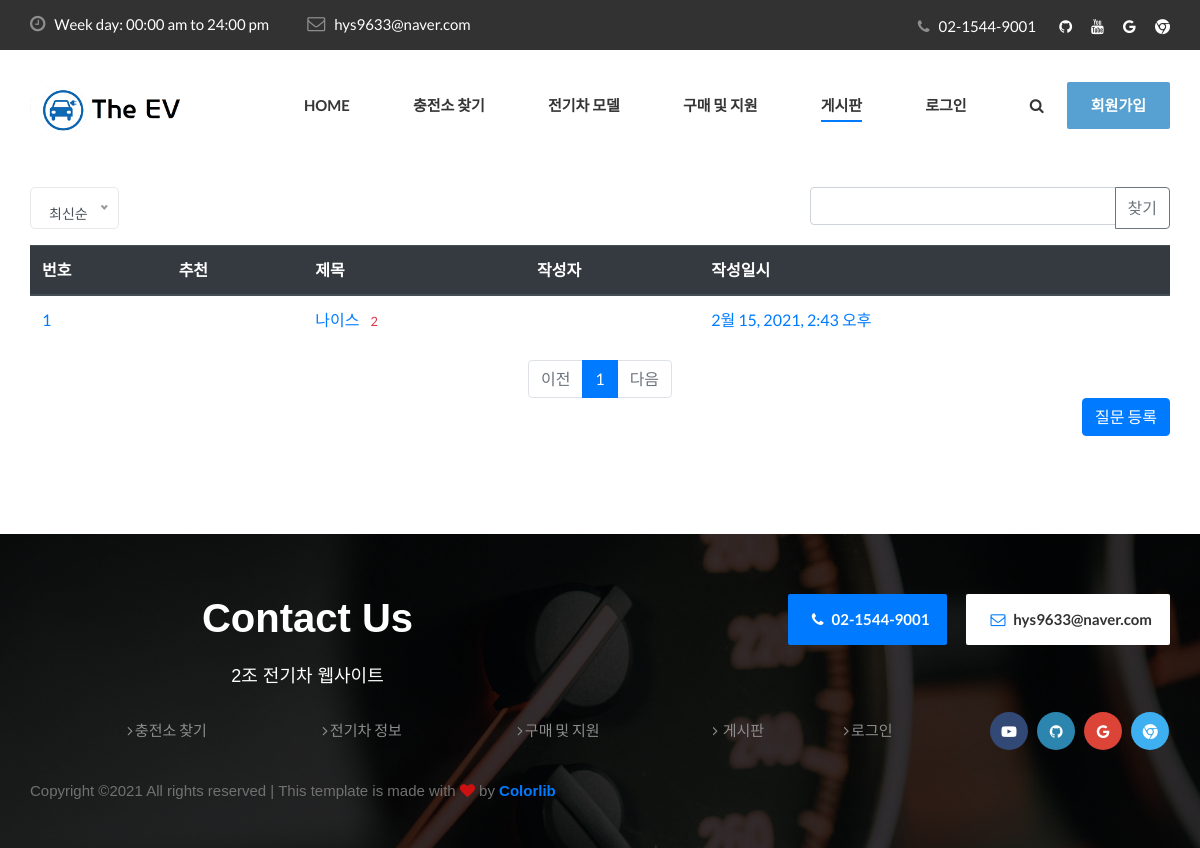
Page /EVapp/question_list/ on the earlier database version.
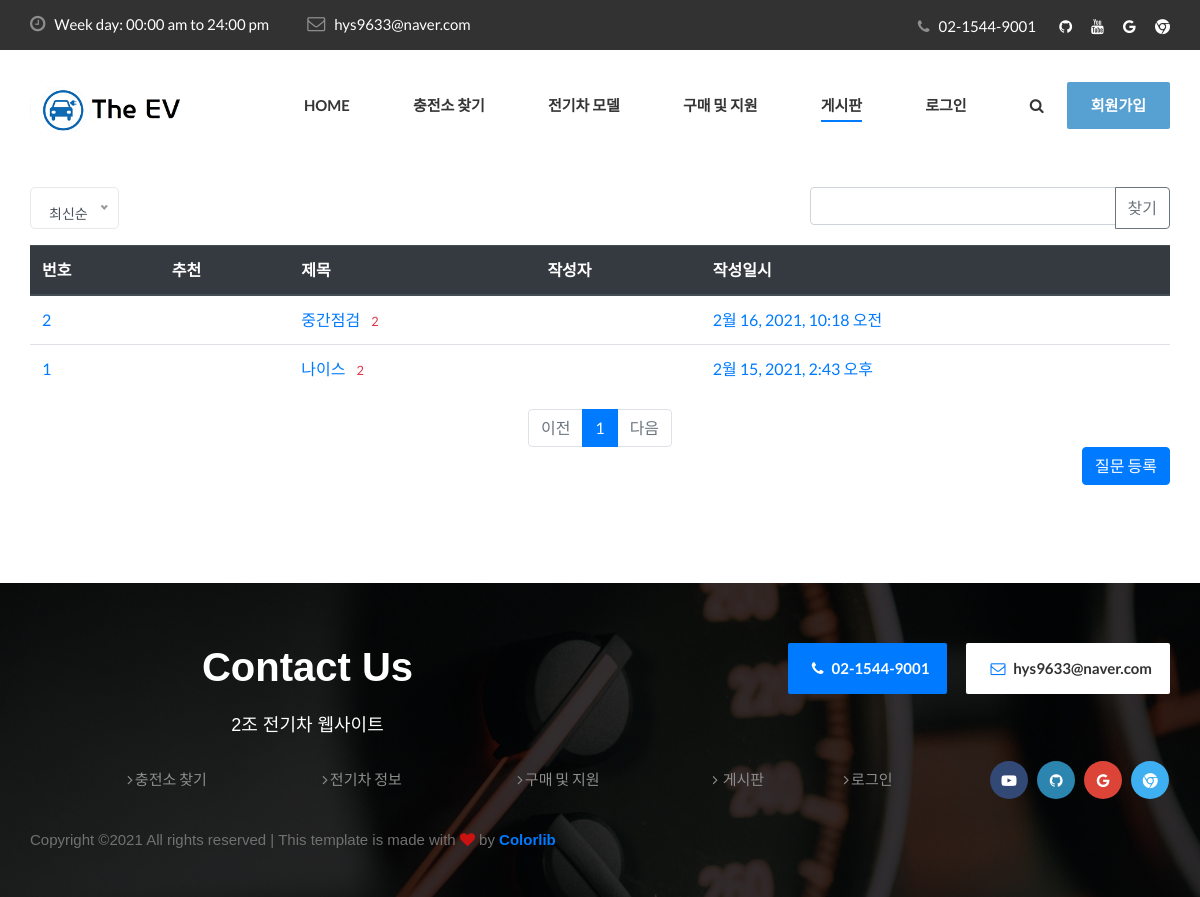
Same page on the later database version.
### EVapp/models.py (models this page shows, shortened)
class Question(models.Model):
    author = models.ForeignKey(User, on_delete=models.CASCADE, related_name='author_question')
    subject = models.CharField(max_length=100)
    content = models.TextField()
    create_at = models.DateTimeField(auto_now_add=True)
    modify_date = models.DateTimeField(null=True, blank=True)
    voter = models.ManyToManyField(User, related_name='voter_question')

### EVapp/views.py (the view, shortened to what this page needs)
# urls.py: path('question_list/', views.question_list, name='question_list'),
def question_list(request):
 page = request.GET.get('page', '1')
 kw = request.GET.get('kw', '')
 so = request.GET.get('so', 'recent')
 if so == 'recommend':
     question_list = Question.objects.annotate(num_voter=Count('voter')).order_by('-num_voter', '-create_at')
 elif so == 'popular':
     question_list = Question.objects.annotate(num_answer=Count('answer')).order_by('-num_answer', '-create_at')
 else:  # recent
     question_list = Question.objects.order_by('-create_at')
 paginator = Paginator(question_list, 10)
 page_obj = paginator.get_page(page)
 context = {'question_list': page_obj, 'page': page, 'kw': kw, 'so' : so}
 return render(request, 'EVapp/question_list.html', context)

### EVapp/templatetags/EVapp_filter.py (called while the page is built)
@register.filter
def sub(value, arg):
    return value - arg

### EVapp/templates/EVapp/question_list.html (shortened to what the changed rows need)
<!DOCTYPE html>
<html lang="ko">
{% load static %}
<head>
    <link rel="stylesheet" href="{% static 'css/bootstrap.min.css' %}">
    <link rel="stylesheet" href="{% static 'css/font-awesome.min.css' %}">
    <link rel="stylesheet" href="{% static 'css/elegant-icons.css' %}">
    <link rel="stylesheet" href="{% static 'css/nice-select.css' %}">
    <link rel="stylesheet" href="{% static 'css/magnific-popup.css' %}">
    <link rel="stylesheet" href="{% static 'css/jquery-ui.min.css' %}">
    <link rel="stylesheet" href="{% static 'css/owl.carousel.min.css' %}">
    <link rel="stylesheet" href="{% static 'css/slicknav.min.css' %}">
    <link rel="stylesheet" href="{% static 'css/style.css' %}">
</head>
<body>
{% load EVapp_filter %}
<div class="container my-3">
 <table class="table">
 <thead class="thead-dark">
 <tr>
 <th>번호</th>
 <th>추천</th>
 <th>제목</th>
 <th>작성자</th>
 <th>작성일시</th>
 </tr>
 </thead>
  <tbody>
  {% for q in question_list %}
   <tr>
   <td>
       <a href="/EVapp/board/{{ q.id }}/">{{ question_list.paginator.count|sub:question_list.start_index|sub:forloop.counter0|add:1 }}</a>
   </td>
   <td>
   </td>
   <td>
       <a href="/EVapp/board/{{ q.id }}/">{{ q.subject }}</a>
       {% if q.answer_set.count > 0 %}
       <span class="text-danger small ml-2">{{ q.answer_set.count }}</span>
       {% endif %}
   </td>
   <td><a href="/EVapp/board/{{ q.id }}/"> {{ q.author }} </a></td>
   <td><a href="/EVapp/board/{{ q.id }}/"> {{ q.create_at }} </a></td>
   </tr>
 {% endfor %}
  </tbody>
  </table>
    <ul class="pagination justify-content-center">
        {% for page_number in question_list.paginator.page_range %}
        {% if page_number >= question_list.number|add:-5 and page_number <= question_list.number|add:5 %}
            {% if page_number == question_list.number %}
            <li class="page-item active" aria-current="page">
                <a class="page-link" data-page="{{ page_number }}" href="#">{{ page_number }}</a>
            </li>
            {% else %}
            <li class="page-item">
                <a class="page-link" data-page="{{ page_number }}" href="#">{{ page_number }}</a>
            </li>
            {% endif %}
        {% endif %}
        {% endfor %}
    </ul>
</div>
<br>
<br>
<br>
<br>
<br>
    <footer class="footer set-bg" data-setbg="{% static 'img/footer-bg.jpg' %}">
        <div class="container">
            <div class="footer__contact">
                <div class="row">
                    <div class="col-lg-6 col-md-6">
                        <div class="footer__contact__title">
                            <h2>Contact Us</h2>
                            <br><h5> 2조 전기차 웹사이트</h5><br>
                        </div>
                    </div>
                </div>
            </div>
        </div>
    </footer>
</body>
</html>

Differences in the rows shown:
added Question: paginator.count|sub "2", subject "중간점검", answer_set.count "2", create_at "2월 16, 2021, 10:18 오전"
